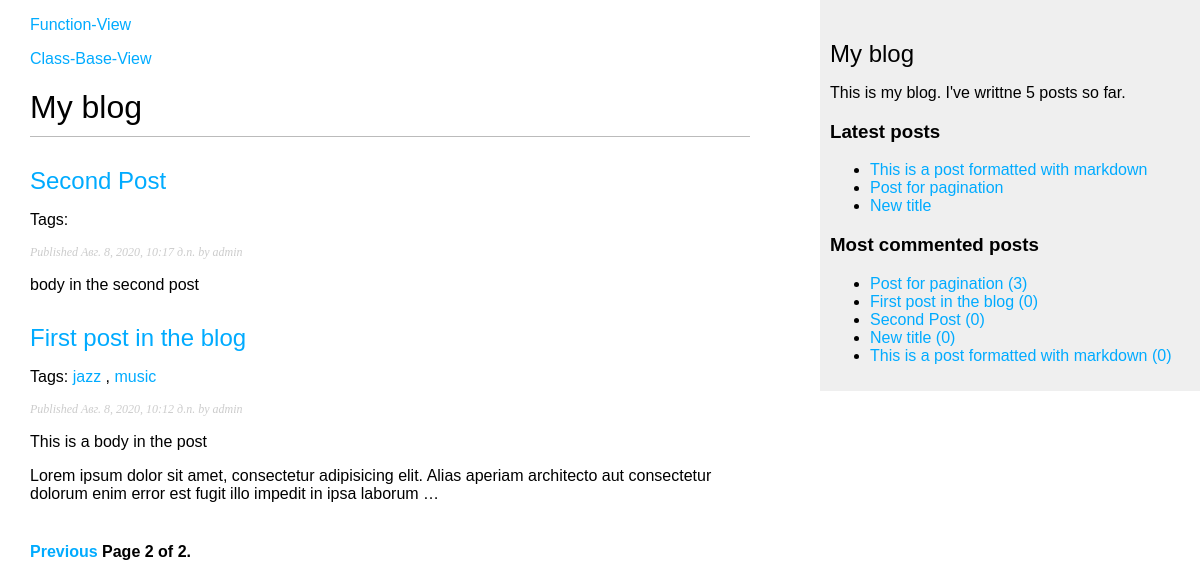
Screenshot of /blog/?page=2 with the database file from the repository.
### blog/models.py (models this page shows, shortened)
class Post(models.Model):
    STATUS_CHOICES = (
        ('draft', 'Draft'),
        ('published', 'Published'),
    )
    title = models.CharField(max_length=250)
    slug = models.SlugField(max_length=250, unique_for_date='publish')
    author = models.ForeignKey(User, on_delete=models.CASCADE,
                               related_name='blog_posts')
    body = models.TextField()
    publish = models.DateTimeField(default=timezone.now)
    created = models.DateTimeField(auto_now_add=True)
    updated = models.DateTimeField(auto_now=True)
    status = models.CharField(max_length=10, choices=STATUS_CHOICES,
                              default='draft')
    objects = models.Manager()  # Менеджер по умолчанию.
    published = PublishedManager()  # Наш новый менеджер.
    tags = TaggableManager()
    class Meta:
        ordering = ('-publish',)
    def get_absolute_url(self):
        return reverse('blog:post_detail', args=[self.publish.year,
                                                 self.publish.month,
                                                 self.publish.day, self.slug])

### blog/views.py (the view)
# urls.py: path('', views.PostListView.as_view(), name='post_list_cbv'),
class PostListView(ListView):
    queryset = Post.published.all()
    context_object_name = 'posts'  # иначе будет object_list
    paginate_by = 3  # ListView передает в контекст page_obj
    template_name = 'blog/post/list_cbv.html'

### blog/models.py (called while the page is built)
    def get_queryset(self):
        return super().get_queryset().filter(status='published')

### blog/templatetags/blog_tags.py (called while the page is built)
@register.simple_tag
def total_posts():
    return Post.published.count()

@register.inclusion_tag('blog/post/latest_posts.html')
def show_latest_posts(count=5):
    latest_posts = Post.published.order_by('-publish')[:count]
    return {'latest_posts': latest_posts}

@register.simple_tag
def get_most_commented_posts(count=5):
    return Post.published.annotate(total_comments=Count('comments'))\
                         .order_by('-total_comments')[:count]

@register.filter(name='markdown')
def markdown_format(text):
    return mark_safe(markdown.markdown(text))

### blog/templates/blog/post/list_cbv.html (shortened to what this page needs)
{% extends 'blog/base.html' %}
{% load blog_tags %}
{% block content %}
    <h1>My blog</h1>
    {% for post in posts %}
        <h2>
            <a href="{{ post.get_absolute_url }}">{{ post.title }}</a>
        </h2>
        <p class="tags">Tags:
            {% for tag in post.tags.all %}
                <a href="{% url 'blog:post_list_by_tag' tag.slug %}">
                    {{ tag.name }}
                </a>
                {% if not forloop.last %}, {% endif %}
            {% endfor %}
        </p>
        <p class="date">Published {{ post.publish }} by {{ post.author }}</p>
        {{ post.body|markdown|truncatewords_html:30 }}
    {% endfor %}
    {% include 'pagination.html' with page=page_obj %}
{% endblock %}

### blog/templates/blog/base.html (shortened to what this page needs)
{% load blog_tags %}
{% load static %}
<!DOCTYPE html>
<html>
<head>
    <link href="{% static "css/blog.css" %}" rel="stylesheet">
</head>
<body>
    <div id="content">
        <p><a href="{% url 'blog:post_list' %}">Function-View</a></p>
        <p><a href="{% url 'blog:post_list_cbv' %}">Class-Base-View</a></p>
        {% block content %}{% endblock %}
    </div>
    <div id="sidebar">
        <h2>My blog</h2>
        <p>This is my blog. I've writtne {% total_posts %} posts so far.</p>
        <h3>Latest posts</h3>
        {% show_latest_posts 3 %}
        <h3>Most commented posts</h3>
        {% get_most_commented_posts as most_commented_posts %}
        <ul>
            {% for post in most_commented_posts %}
                <li>
                    <a href="{{ post.get_absolute_url }}">
                        {{ post.title }} ({{ post.comments.count }})
                    </a>
                </li>
            {% endfor %}
        </ul>
    </div>
</body>
</html>

### blog/templates/blog/post/latest_posts.html
<ul>
    {% for post in latest_posts %}
        <li>
            <a href="{{ post.get_absolute_url }}">{{ post.title }}</a>
        </li>
    {% endfor %}
</ul>

### blog/static/css/blog.css (style rules this page uses)
body { margin:0; padding:0; font-family:helvetica, sans-serif; }
a { color:#00abff; text-decoration:none; }
h1 { font-weight:normal; border-bottom:1px solid #bbb; padding:0 0 10px 0; }
h2 { font-weight:normal; margin:30px 0 0; }
#content { float:left; width:60%; padding:0 0 0 30px; }
#sidebar { float:right; width:30%; padding:10px; background:#efefef; height:100%; }
p.date { color:#ccc; font-family: georgia, serif; font-size: 12px; font-style: italic; }

### rows the page displays
Post: title "Second Post", publish "Авг. 8, 2020, 10:17 д.п.", author "admin", body "body in the second post", comments.count "0"
Post: title "First post in the blog", publish "Авг. 8, 2020, 10:12 д.п.", author "admin", body "This is a body in the post Lorem ipsum dolor sit amet, consectetur adipisicing elit. Alias aperiam architecto aut consectetur dolorum enim error est fugit illo impedit in ipsa laborum …", comments.count "0"
Tag: name "jazz"
Tag: name "music"
Post: title "This is a post formatted with markdown", comments.count "0"
Post: title "Post for pagination", comments.count "3"
Post: title "New title", comments.count "0"

### other values shown
{{ page.number }} "2"
{{ page.paginator.num_pages }} "2"
